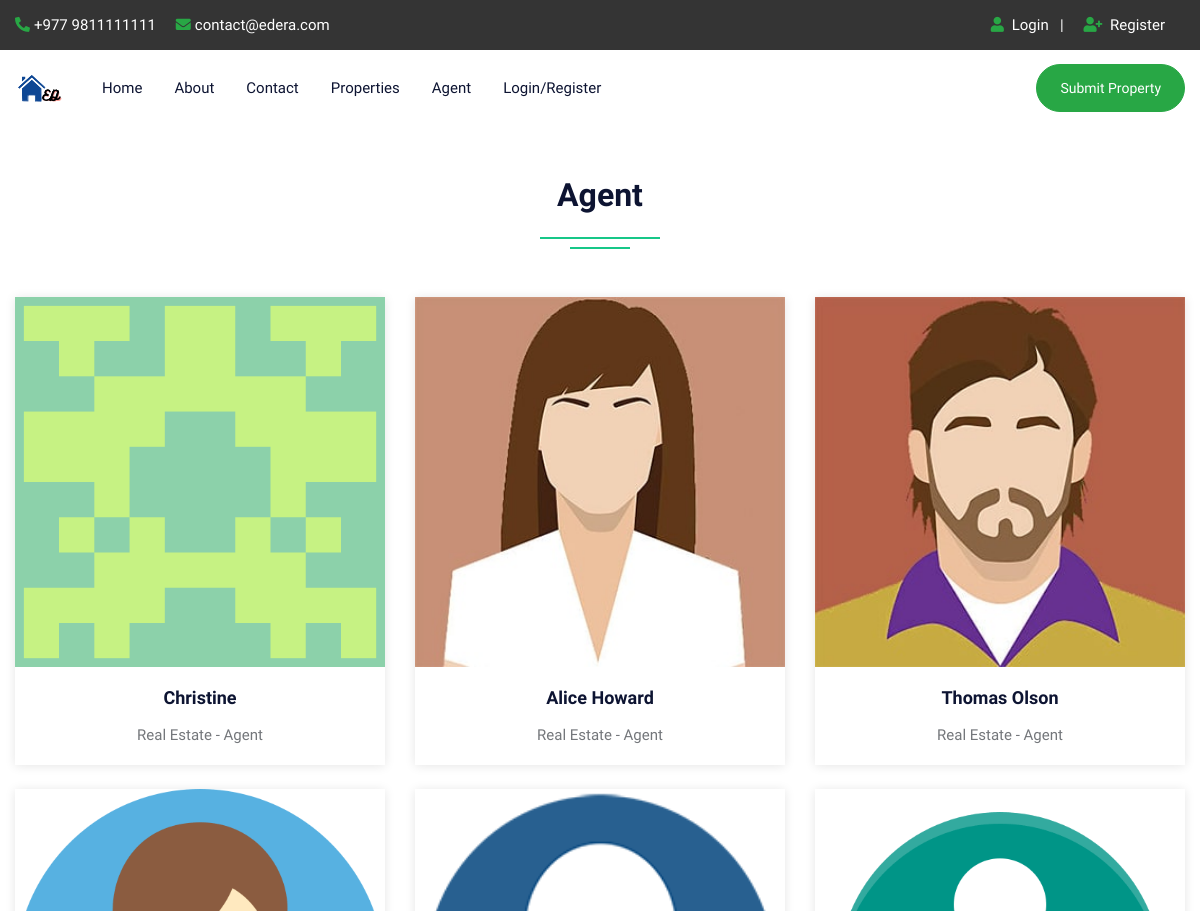
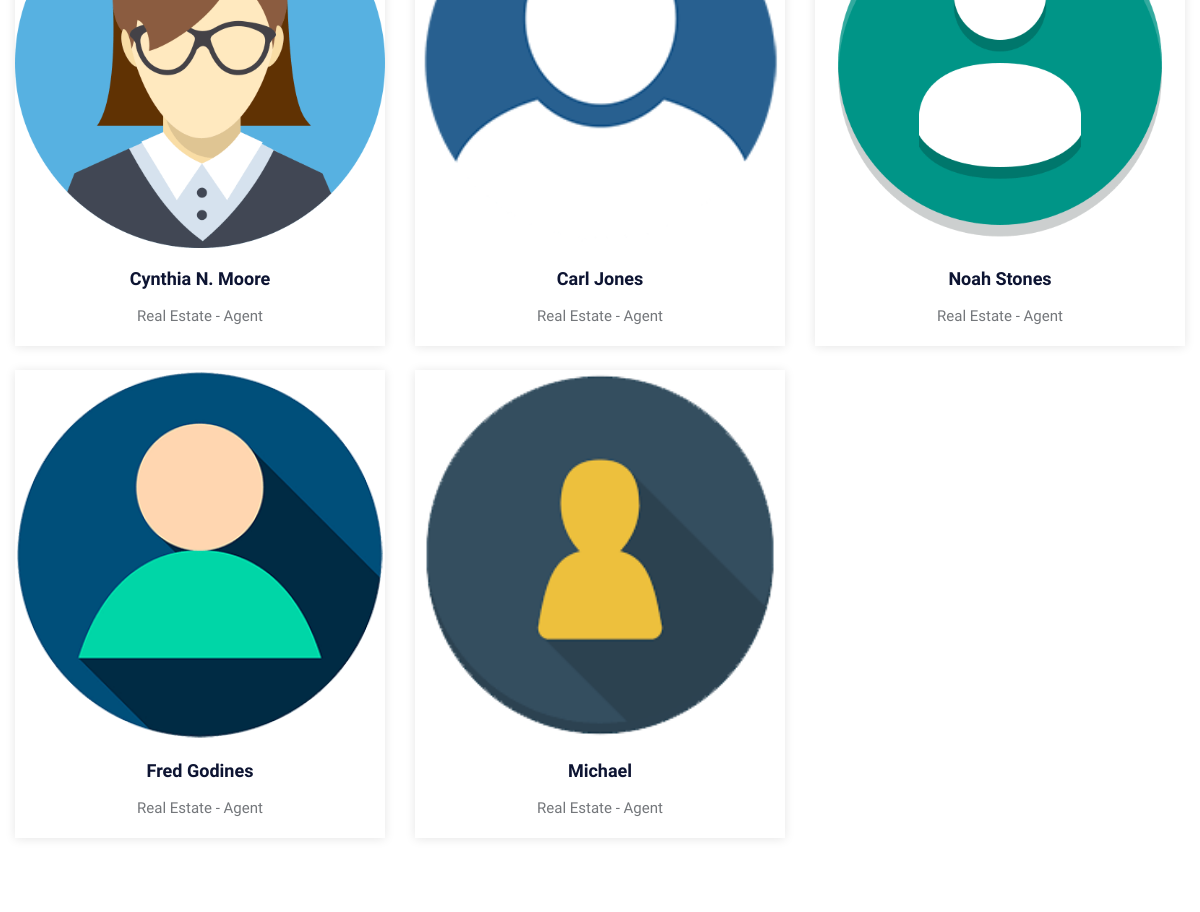
Before: /agent.php (upper part) with the older database file (2 pictures, top to bottom).
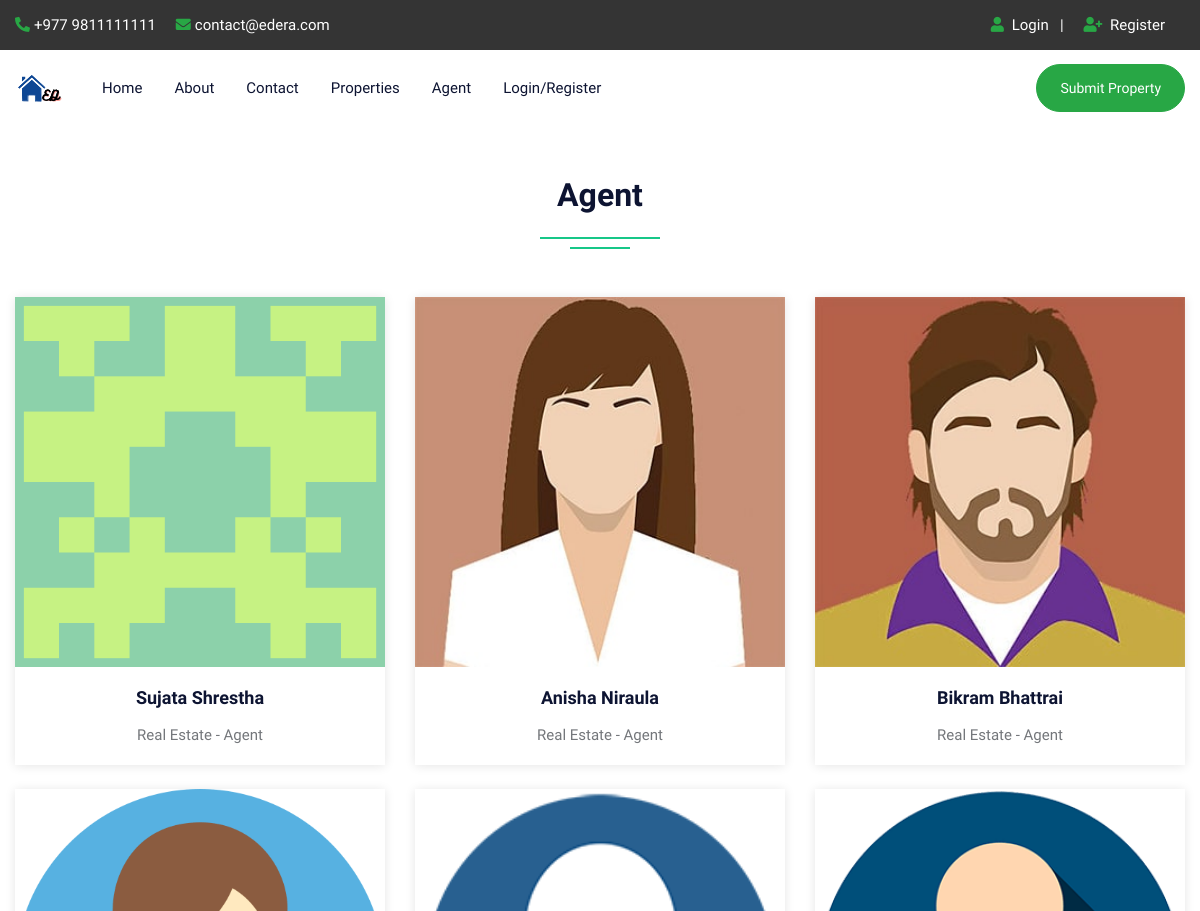
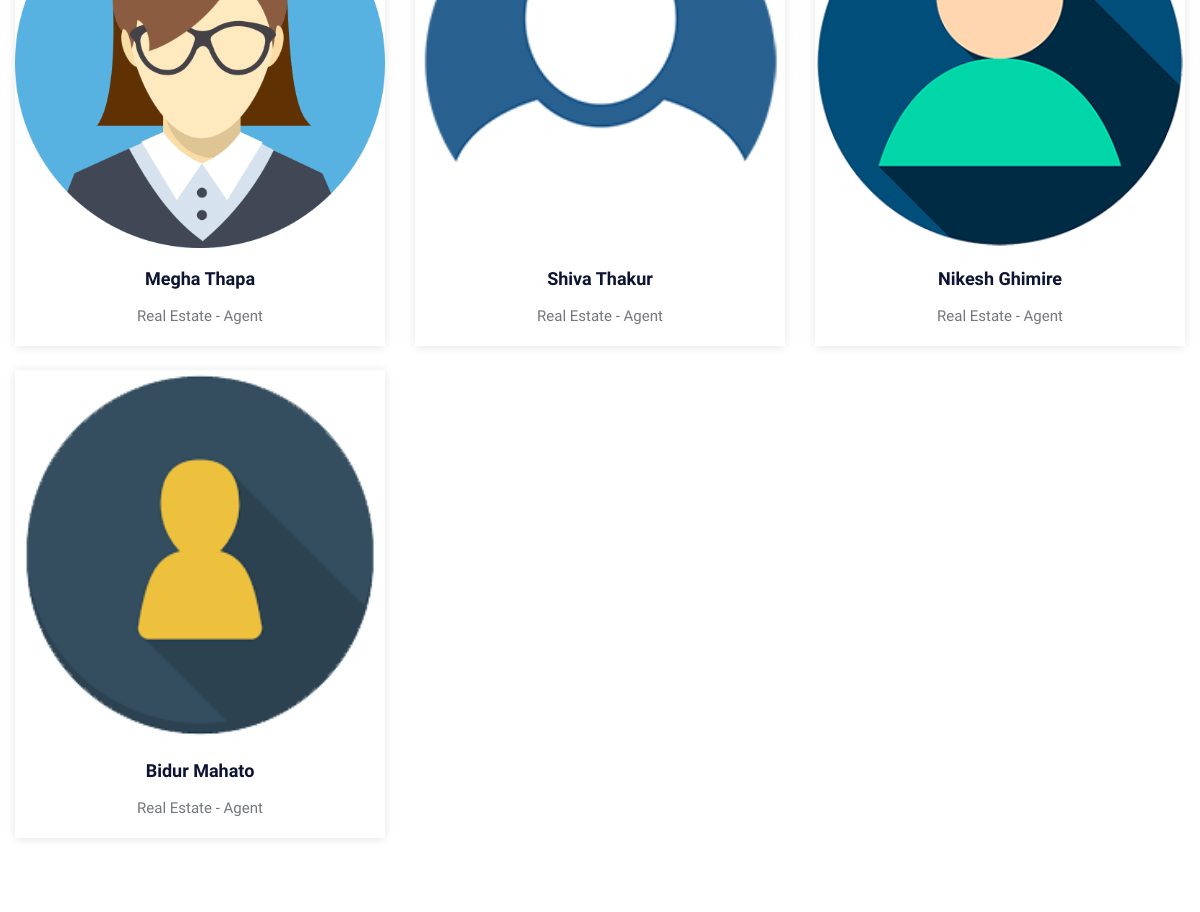
After: the same page with the newer database file (2 pictures, top to bottom).
### tables this page shows
CREATE TABLE `user` (
  `uid` int(50) NOT NULL,
  `uname` varchar(100) NOT NULL,
  `uemail` varchar(100) NOT NULL,
  `uphone` varchar(20) NOT NULL,
  `upass` varchar(50) NOT NULL,
  `utype` varchar(50) NOT NULL,
  `uimage` varchar(300) NOT NULL
);

### agent.php (the view, shortened to what this page needs)
<!DOCTYPE html>
<html lang="en">
<head>
<link rel="stylesheet" type="text/css" href="css/bootstrap.min.css">
<link rel="stylesheet" type="text/css" href="css/bootstrap-slider.css">
<link rel="stylesheet" type="text/css" href="css/jquery-ui.css">
<link rel="stylesheet" type="text/css" href="css/layerslider.css">
<link rel="stylesheet" type="text/css" href="css/color.css" id="color-change">
<link rel="stylesheet" type="text/css" href="css/owl.carousel.min.css">
<link rel="stylesheet" type="text/css" href="css/font-awesome.min.css">
<link rel="stylesheet" type="text/css" href="fonts/flaticon/flaticon.css">
<link rel="stylesheet" type="text/css" href="css/style.css">
</head>
<body>
<div id="page-wrapper">
    <div class="row">
		<?php include("include/header.php");?>
        <div class="full-row">
            <div class="container">
				<div class="row">
                    <div class="col-lg-12">
                        <h2 class="text-secondary double-down-line text-center mb-5">Agent</h2>
                        </div>
                </div>
                <div class="row">
                                   <?php
							$query=mysqli_query($con,"SELECT * FROM user WHERE utype='agent'");
								while($row=mysqli_fetch_array($query))
								{
                            ?>
                    <div class="col-md-6 col-lg-4">
                        <div class="hover-zoomer bg-white shadow-one mb-4">
                            <div class="overflow-hidden"> <img src="admin/user/<?php echo $row['6'];?>" alt="aimage"> </div>
                            <div class="py-3 text-center">
                                <h5 class="text-secondary hover-text-success"><a href="#"><?php echo $row['1'];?></a></h5>
                                <span>Real Estate - Agent</span> </div>
                        </div>
                    </div>
                    <?php } ?>
                </div>
            </div>
        </div>
    </div>
</div>
</body>
</html>

### include/header.php (shortened to what this page needs)
<header id="header" class="transparent-header-modern fixed-header-bg-white w-100">
            <div class="top-header bg-secondary">
                <div class="container">
                    <div class="row">
                        <div class="col-md-8">
                            <ul class="top-contact list-text-white  d-table">
                                <li><a href="#"><i class="fas fa-phone-alt text-success mr-1"></i>+977 9811111111</a></li>
                                <li><a href="#"><i class="fas fa-envelope text-success mr-1"></i>contact@edera.com</a></li>
                            </ul>
                        </div>
                        <div class="col-md-4">
                            <div class="top-contact float-right">
                                <ul class="list-text-white d-table">
								<li><i class="fas fa-user text-success mr-1"></i>
								<?php  if(isset($_SESSION['uemail']))
								{ ?>
								<a href="logout.php">Logout</a>&nbsp;&nbsp;<?php } else { ?>
								<a href="login.php">Login</a>&nbsp;&nbsp;
								| </li>
								<li><i class="fas fa-user-plus text-success mr-1"></i><a href="register.php"> Register</li><?php } ?>
								</ul>
                            </div>
                        </div>
                    </div>
                </div>
            </div>
            <div class="main-nav secondary-nav hover-success-nav py-2">
                <div class="container">
                    <div class="row">
                        <div class="col-lg-12">
                            <nav class="navbar navbar-expand-lg navbar-light p-0"> <a class="navbar-brand position-relative" href="index.php"><img class="nav-logo" src="images/logo/hlogo.png" alt=""></a>
                                <div class="collapse navbar-collapse" id="navbarSupportedContent">
                                    <ul class="navbar-nav mr-auto">
                                        <li class="nav-item dropdown"> <a class="nav-link" href="index.php" role="button" aria-haspopup="true" aria-expanded="false">Home</a></li>
										<li class="nav-item"> <a class="nav-link" href="about.php">About</a> </li>
                                        <li class="nav-item"> <a class="nav-link" href="contact.php">Contact</a> </li>
                                        <li class="nav-item"> <a class="nav-link" href="property.php">Properties</a> </li>
                                        <li class="nav-item"> <a class="nav-link" href="agent.php">Agent</a> </li>
										<?php  if(isset($_SESSION['uemail']))
										{ ?>
										<li class="nav-item dropdown">
											<a class="nav-link dropdown-toggle" href="#" role="button" data-toggle="dropdown" aria-haspopup="true" aria-expanded="false">My Account</a>
											<ul class="dropdown-menu">
												<li class="nav-item"> <a class="nav-link" href="profile.php">Profile</a> </li>
												<li class="nav-item"> <a class="nav-link" href="feature.php">Your Property</a> </li>
												<li class="nav-item"> <a class="nav-link" href="logout.php">Logout</a> </li>
											</ul>
                                        </li>
										<?php } else { ?>
										<li class="nav-item"> <a class="nav-link" href="login.php">Login/Register</a> </li>
										<?php } ?>
                                    </ul>
									<a class="btn btn-success d-none d-xl-block" style="border-radius:30px;" href="submitproperty.php">Submit Property</a>
                                </div>
                            </nav>
                        </div>
                    </div>
                </div>
            </div>
        </header>

### css/color.css (style rules this page uses)
:root { --theme-ordinary-color: #74777b; }
:root { --theme-primary-color: #17c788; }
:root { --theme-secondary-color: #0d1432; }
:root { --theme-white-color: #fff; }
:root { --theme-light-color: #f8f8f8; }
:root { --theme-gray-color: #f5f5f5; }
:root { --theme-footer-color: #091b4b; }
:root { --theme-dark-color: #091b4b; }
:root { --text-light-color: #a3a7af; }
:root { --theme-primary-opacity-color: rgba(11, 191, 141, .8); }
:root { --theme-secondary-opacity-color: rgba(13,20,50,0.7); }
:root { --theme-white-opacity-color: rgba(255, 255, 255, 0.3); }
:root { --theme-dark-opacity-color: rgba(0, 0, 0, 0.5); }
:root { --theme-ordinary-font: 'Muli', sans-serif; }
:root { --theme-highlight-font: 'Comfortaa', cursive; }

Changed rows visible on the page:
removed user: uimage (picture), uname "Noah Stones"
changed user: uname "Christine" → "Sujata Shrestha"
changed user: uname "Alice Howard" → "Anisha Niraula"
changed user: uname "Thomas Olson" → "Bikram Bhattrai"
changed user: uname "Cynthia N. Moore" → "Megha Thapa"
changed user: uname "Carl Jones" → "Shiva Thakur"
changed user: uname "Fred Godines" → "Nikesh Ghimire"
changed user: uname "Michael" → "Bidur Mahato"
